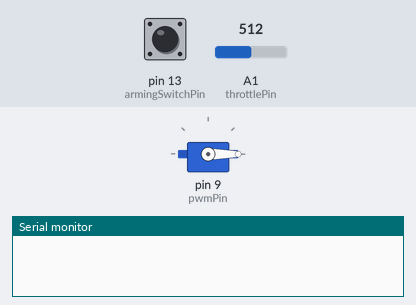
This sketch was run on a simulated Arduino Uno, built with avr-gcc and run on an emulated ATmega328P. Parts: servo, the last lines printed to the serial monitor. The test bench sets the inputs (shaded band); at power-on: pin 13 (armingSwitchPin) LOW, A1 (throttlePin) = 512.

Above: at 1.2 s.
1.3 s: pin 13 (armingSwitchPin) pulled HIGH for 0.15 s
At 1.37 s:
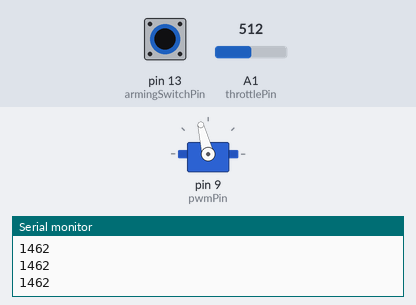
2.9 s: pin 13 (armingSwitchPin) pulled HIGH for 3.2 s
At 6.8 s:
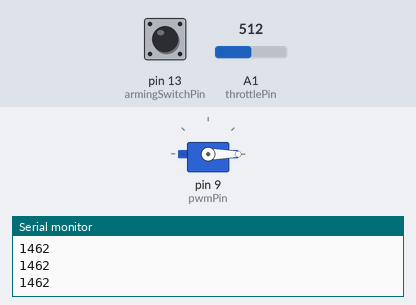
Timing chart, 0 to 8.3 s (numbered marks = the images above; inputs shaded):
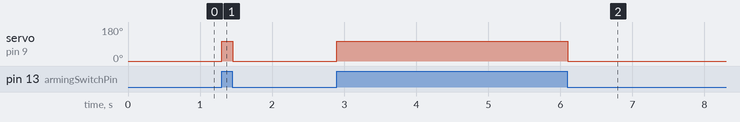

Measured:
- after the input at 1.3 s, servo on pin 9 (pwmPin): 0° → 104° at once, → 0° 0.15 s later
- after the input at 2.9 s, servo on pin 9 (pwmPin): 0° → 104° at once, → 0° 3.2 s later

The sketch:

Control_Box_PWM_Code.ino
```cpp
// PWM out, in microseconds
// 10-bit ADC in
#include <Servo.h>

// Function Prototypes
void setDutyCycle(int throttle);

// pwmPin is pin 9 so that the Servo library can use Timer 1 in the background
int pwmPin = 9;

int armingSwitchPin = 13;
int throttlePin = A1;

Servo mockReceiver;

void setup() {
  pinMode (pwmPin, OUTPUT);

  // Try to use servo's default 50Hz PWM signal to mock the FrSky receiver
  // 1.1ms and 1.71ms are the min and max pulse width, but this didn't seem to change anything
  mockReceiver.attach(pwmPin, 1100, 1725);

  Serial.begin(9600);
  // end of setup
}

/* Max throttle increases pulse width by almost 400 us
 * Trim increases pulse width by ~4us/tick
 * Base signal is 1100 us
 */

void loop() {
  if(digitalRead(armingSwitchPin)){
    // Throttle reading from 0-1023 (13.5mV to 5.03 V)
      int throttleRead = analogRead(throttlePin);
      // 87 and 139 are manually tuned bound because setting min/max pulse width didn't seem to work.
      // 87 degrees on the servo corresponds to a 1.35 ms pulse width (zero throttle with trim)
      // 139 degrees on the servo corresponds to a 1.725 ms pulse width (max throttle with trim)
      int mappedVal = map(throttleRead, 0, 1023, 1200, 1725);
      Serial.println(mappedVal);
      mockReceiver.writeMicroseconds(mappedVal);
  } else{
  // No signal should be sent if the arming switch is not on
  mockReceiver.writeMicroseconds(1000);
  }
//  if( Serial.available()){
//    int input = Serial.readStringUntil('\n').toInt();
//    int mappedVal = map(input, 0, 1023, 1350, 1725);
//    Serial.println(mappedVal);
//    mockReceiver.writeMicroseconds(mappedVal);
//
//  }
}
```
